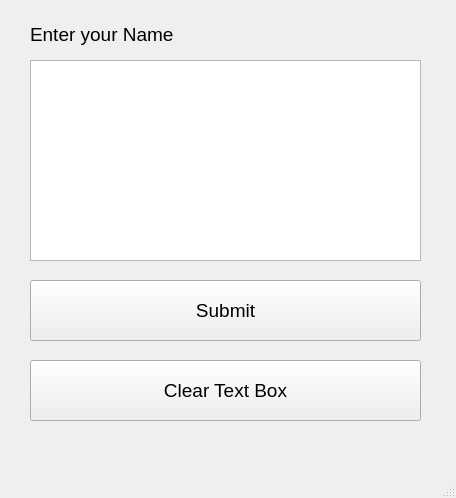
<?xml version="1.0" encoding="UTF-8"?>
<ui version="4.0">
 <class>MainWindow</class>
 <widget class="QMainWindow" name="MainWindow">
  <property name="geometry">
   <rect>
    <x>0</x>
    <y>0</y>
    <width>456</width>
    <height>498</height>
   </rect>
  </property>
  <property name="windowTitle">
   <string>MainWindow</string>
  </property>
  <widget class="QWidget" name="centralwidget">
   <widget class="QPushButton" name="pushButton">
    <property name="geometry">
     <rect>
      <x>30</x>
      <y>280</y>
      <width>391</width>
      <height>61</height>
     </rect>
    </property>
    <property name="font">
     <font>
      <pointsize>14</pointsize>
     </font>
    </property>
    <property name="text">
     <string>Submit</string>
    </property>
   </widget>
   <widget class="QTextEdit" name="textEdit">
    <property name="geometry">
     <rect>
      <x>30</x>
      <y>60</y>
      <width>391</width>
      <height>201</height>
     </rect>
    </property>
    <property name="font">
     <font>
      <pointsize>16</pointsize>
     </font>
    </property>
   </widget>
   <widget class="QLabel" name="label">
    <property name="geometry">
     <rect>
      <x>30</x>
      <y>20</y>
      <width>391</width>
      <height>28</height>
     </rect>
    </property>
    <property name="font">
     <font>
      <pointsize>14</pointsize>
     </font>
    </property>
    <property name="text">
     <string>Enter your Name</string>
    </property>
   </widget>
   <widget class="QPushButton" name="clear_textbox">
    <property name="geometry">
     <rect>
      <x>30</x>
      <y>360</y>
      <width>391</width>
      <height>61</height>
     </rect>
    </property>
    <property name="font">
     <font>
      <pointsize>14</pointsize>
     </font>
    </property>
    <property name="text">
     <string>Clear Text Box</string>
    </property>
   </widget>
  </widget>
  <widget class="QMenuBar" name="menubar">
   <property name="geometry">
    <rect>
     <x>0</x>
     <y>0</y>
     <width>456</width>
     <height>26</height>
    </rect>
   </property>
  </widget>
  <widget class="QStatusBar" name="statusbar"/>
 </widget>
 <resources/>
 <connections/>
</ui>
